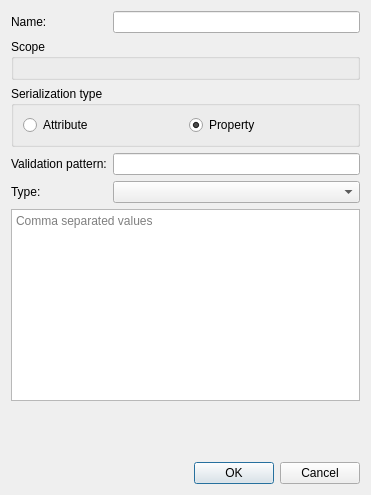
<?xml version="1.0" encoding="UTF-8"?>
<ui version="4.0">
 <class>AddPropertyTemplateDialog</class>
 <widget class="QDialog" name="AddPropertyTemplateDialog">
  <property name="geometry">
   <rect>
    <x>0</x>
    <y>0</y>
    <width>371</width>
    <height>495</height>
   </rect>
  </property>
  <property name="windowTitle">
   <string>New Common Property</string>
  </property>
  <layout class="QFormLayout" name="formLayout">
   <item row="0" column="0">
    <widget class="QLabel" name="label">
     <property name="text">
      <string>Name:</string>
     </property>
    </widget>
   </item>
   <item row="0" column="1">
    <widget class="QLineEdit" name="leName"/>
   </item>
   <item row="2" column="0" colspan="2">
    <widget class="QGroupBox" name="gbScope">
     <property name="title">
      <string>Scope</string>
     </property>
     <layout class="QGridLayout" name="gridLayout"/>
    </widget>
   </item>
   <item row="7" column="0">
    <widget class="QLabel" name="label_2">
     <property name="text">
      <string>Type:</string>
     </property>
    </widget>
   </item>
   <item row="7" column="1">
    <layout class="QHBoxLayout" name="horizontalLayout_2">
     <item>
      <widget class="QComboBox" name="comboTypes"/>
     </item>
    </layout>
   </item>
   <item row="9" column="0" colspan="2">
    <widget class="QPlainTextEdit" name="teValues">
     <property name="placeholderText">
      <string>Comma separated values</string>
     </property>
    </widget>
   </item>
   <item row="11" column="0">
    <spacer name="verticalSpacer_2">
     <property name="orientation">
      <enum>Qt::Vertical</enum>
     </property>
     <property name="sizeHint" stdset="0">
      <size>
       <width>14</width>
       <height>0</height>
      </size>
     </property>
    </spacer>
   </item>
   <item row="12" column="1">
    <widget class="QDialogButtonBox" name="buttonBox">
     <property name="orientation">
      <enum>Qt::Horizontal</enum>
     </property>
     <property name="standardButtons">
      <set>QDialogButtonBox::Cancel|QDialogButtonBox::Ok</set>
     </property>
    </widget>
   </item>
   <item row="6" column="0">
    <widget class="QLabel" name="label_3">
     <property name="text">
      <string>Validation pattern:</string>
     </property>
    </widget>
   </item>
   <item row="6" column="1">
    <widget class="QLineEdit" name="leValidationPattern"/>
   </item>
   <item row="5" column="0" colspan="2">
    <widget class="QGroupBox" name="groupBox">
     <property name="title">
      <string>Serialization type</string>
     </property>
     <layout class="QHBoxLayout" name="horizontalLayout_3">
      <item>
       <widget class="QRadioButton" name="rbAttribute">
        <property name="text">
         <string>Attribute</string>
        </property>
       </widget>
      </item>
      <item>
       <widget class="QRadioButton" name="rbProperty">
        <property name="text">
         <string>Property</string>
        </property>
        <property name="checked">
         <bool>true</bool>
        </property>
       </widget>
      </item>
     </layout>
    </widget>
   </item>
  </layout>
 </widget>
 <resources/>
 <connections>
  <connection>
   <sender>buttonBox</sender>
   <signal>accepted()</signal>
   <receiver>AddPropertyTemplateDialog</receiver>
   <slot>accept()</slot>
   <hints>
    <hint type="sourcelabel">
     <x>248</x>
     <y>254</y>
    </hint>
    <hint type="destinationlabel">
     <x>157</x>
     <y>274</y>
    </hint>
   </hints>
  </connection>
  <connection>
   <sender>buttonBox</sender>
   <signal>rejected()</signal>
   <receiver>AddPropertyTemplateDialog</receiver>
   <slot>reject()</slot>
   <hints>
    <hint type="sourcelabel">
     <x>316</x>
     <y>260</y>
    </hint>
    <hint type="destinationlabel">
     <x>286</x>
     <y>274</y>
    </hint>
   </hints>
  </connection>
 </connections>
</ui>
